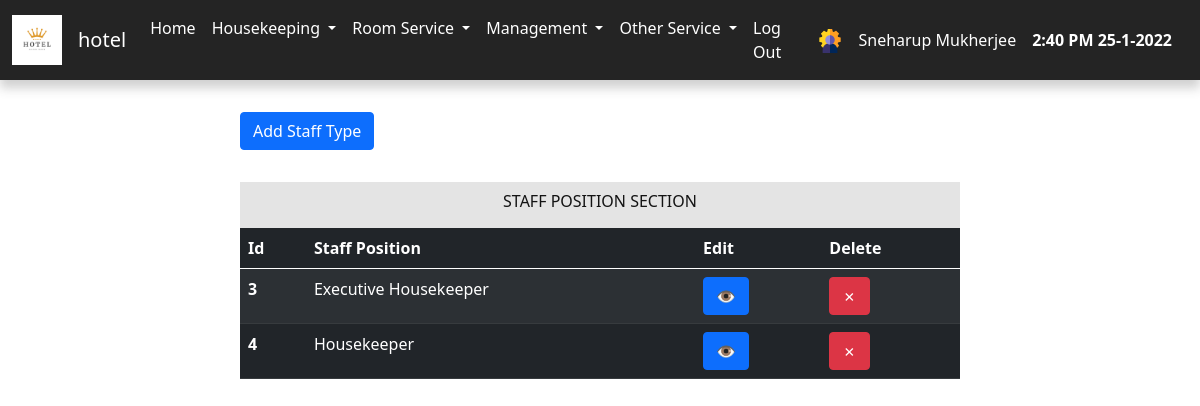
Screenshot of /admin/staff_type.php (signed in) with the database file from the repository.
### tables this page shows
CREATE TABLE `staff_type` (
  `staff_type_id` int(11) NOT NULL,
  `staff_type` varchar(30) NOT NULL
);

### admin/include/view_staff_type.php (the view, shortened to what this page needs)
<div class="staff_type_main_div">
    <div class="main_add_div">
        <div class="sub_staff_type_div">
            <form action="./staff_type.php" method="POST">
                <button class="btn btn-primary" type="submit">Add Staff Type</button>
            </form>
        </div>
    </div>
    <div>
        <div class="table_heading">
            <h5>STAFF POSITION SECTION</h5>
        </div>
        <table class="table table-dark table-striped">
            <thead>
                <tr>
                    <th scope="col">Id</th>
                    <th scope="col">Staff Position</th>
                    <th scope="col">Edit</th>
                    <th scope="col">Delete</th>
                </tr>
            </thead>
            <tbody>
                <?php
                $query = "SELECT * FROM staff_type";
                $result = mysqli_query($connect, $query);
                while ($row = mysqli_fetch_assoc($result)) {
                ?>
                    <tr>
                        <th scope="row"><?php echo $row['staff_type_id']; ?></th>
                        <td><?php echo $row['staff_type']; ?></td>
                        <td>
                            <form action="./staff_type.php" method="POST">
                                <button class=" btn btn-primary ">&#x1F441;</button>
                            </form>
                        </td>
                        <td>
                            <form action="./staff_type.php" method="POST">
                                <button class="btn btn-danger">&cross;</button>
                            </form>
                        </td>
                    </tr>
                <?php  } ?>
            </tbody>
        </table>
    </div>
</div>

### admin/static/style.css (style rules this page uses)
body { margin: 0px; padding: 0px; box-sizing: border-box; background-color: #ffffff !important; color: rgb(0, 0, 0) !important; font-family: 'Roboto',sans-serif; }
h5 { font-size: 1rem !important; }
.main_add_div { display:flex; flex-direction:row; margin-top:2rem; }
.table_heading { width: 100%; background-color: #e4e4e4; color: rgb(19, 19, 19); text-align: center; padding: .6rem; }
.staff_type_main_div { width: 60%; margin: 2rem auto; }
.sub_staff_type_div { margin-bottom: 2rem; }

### rows the page displays
staff_type: staff_type_id "3", staff_type "Executive Housekeeper"
staff_type: staff_type_id "4", staff_type "Housekeeper"

### other values shown
$_SESSION['username'] "Sneharup Mukherjee"
